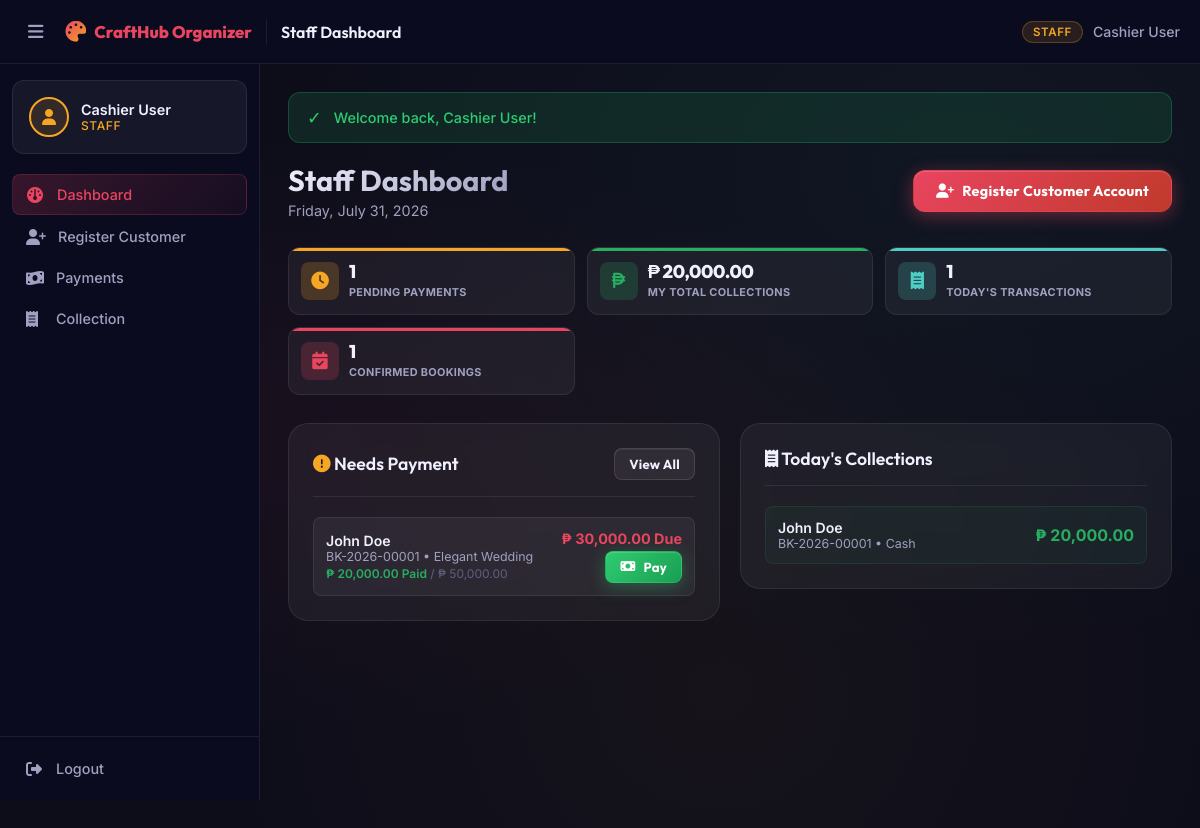
Screenshot of /staff/dashboard.php (signed in) with the database file from the repository.
### tables this page shows
CREATE TABLE IF NOT EXISTS bookings (
    booking_id INT AUTO_INCREMENT PRIMARY KEY,
    booking_reference VARCHAR(50) UNIQUE,
    customer_id INT NOT NULL,
    package_id INT NOT NULL,
    venue_id INT NULL,
    event_date DATE NOT NULL,
    event_time TIME DEFAULT '09:00:00',
    event_type ENUM('Wedding','Birthday','Debut','Christening') NOT NULL DEFAULT 'Wedding',
    guest_count INT DEFAULT 1,
    total_amount DECIMAL(10,2) NOT NULL DEFAULT 0.00,
    amount_paid DECIMAL(10,2) NOT NULL DEFAULT 0.00,
    status ENUM('Pending','Confirmed','Paid','Completed','Cancelled') DEFAULT 'Pending',
    notes TEXT,
    created_at TIMESTAMP DEFAULT CURRENT_TIMESTAMP,
    FOREIGN KEY (customer_id) REFERENCES users(user_id) ON DELETE CASCADE,
    FOREIGN KEY (package_id) REFERENCES packages(package_id) ON DELETE CASCADE,
    FOREIGN KEY (venue_id) REFERENCES venues(venue_id) ON DELETE SET NULL
);

CREATE TABLE IF NOT EXISTS users (
    user_id INT AUTO_INCREMENT PRIMARY KEY,
    name VARCHAR(100) NOT NULL,
    email VARCHAR(100) UNIQUE NOT NULL,
    password VARCHAR(255) NOT NULL,
    contact_no VARCHAR(20),
    address TEXT,
    ip_address VARCHAR(45) NULL,                            
    role ENUM('customer','staff','cashier','admin') DEFAULT 'customer',
    security_question VARCHAR(255),
    security_answer_hash VARCHAR(255),
    status ENUM('active','inactive') DEFAULT 'active',
    created_at TIMESTAMP DEFAULT CURRENT_TIMESTAMP
);

CREATE TABLE IF NOT EXISTS packages (
    package_id INT AUTO_INCREMENT PRIMARY KEY,
    package_name VARCHAR(100) NOT NULL,
    event_type ENUM('Wedding','Birthday','Debut','Christening') NOT NULL,
    base_price DECIMAL(10,2) NOT NULL,
    max_slots INT NOT NULL DEFAULT 5,                       
    description TEXT,
    status ENUM('active','inactive') DEFAULT 'active'
);

CREATE TABLE IF NOT EXISTS payments (
    payment_id INT AUTO_INCREMENT PRIMARY KEY,
    booking_id INT NOT NULL,
    cashier_id INT NOT NULL,
    amount_paid DECIMAL(10,2) NOT NULL,
    payment_type ENUM('downpayment','full','balance') NOT NULL DEFAULT 'full',
    payment_method VARCHAR(50) DEFAULT 'cash',
    reference_no VARCHAR(100),
    or_number VARCHAR(50) UNIQUE NOT NULL,
    notes TEXT,
    payment_date TIMESTAMP DEFAULT CURRENT_TIMESTAMP,
    FOREIGN KEY (booking_id) REFERENCES bookings(booking_id) ON DELETE CASCADE,
    FOREIGN KEY (cashier_id) REFERENCES users(user_id) ON DELETE CASCADE
);

### includes/auth.php (called while the page is built, shortened)
<?php
function getCurrentUser(): ?array {
    $db   = getDB();
    $stmt = $db->prepare("SELECT *, user_id AS id, contact_no AS phone FROM users WHERE user_id = ? AND status = 'active'");
    $stmt->execute([$_SESSION['user_id']]);
    return $stmt->fetch() ?: null;
}

### staff/dashboard.php (the view, shortened to what this page needs)
<?php
require_once __DIR__ . '/../includes/header.php';
$user  = getCurrentUser();
$stats = getDashboardStats('staff', $user['id']);
$db    = getDB();
$stmt = $db->query("
    SELECT b.*, b.booking_id AS id, u.name AS customer_name, p.package_name AS package_name,
           (SELECT COALESCE(SUM(amount_paid),0) FROM payments WHERE booking_id = b.booking_id) AS calc_paid
    FROM bookings b
    JOIN users u ON b.customer_id = u.user_id
    JOIN packages p ON b.package_id = p.package_id
    WHERE b.status NOT IN ('Paid','Cancelled')
    ORDER BY b.created_at DESC LIMIT 8
");
$pendingPayments = $stmt->fetchAll();
$todayStmt = $db->prepare("
    SELECT py.*, py.payment_id AS id, u.name AS customer_name
    FROM payments py
    JOIN bookings b ON py.booking_id = b.booking_id
    JOIN users u ON b.customer_id = u.user_id
    WHERE py.cashier_id = ? AND DATE(py.payment_date) = CURDATE()
    ORDER BY py.payment_date DESC
");
$userId = $user['user_id'] ?? $user['id'];
$todayStmt->execute([$userId]);
$todayPayments = $todayStmt->fetchAll();
?>
<?php require_once __DIR__ . '/../includes/navbar.php'; ?>
<div class="page-header">
    <div>
        <h1>Staff Dashboard</h1>
        <p><?= date('l, F j, Y') ?></p>
    </div>
    <a href="<?= APP_URL ?>/staff/customers.php" class="btn btn-primary">
        <i class="fa-solid fa-user-plus"></i> Register Customer Account
    </a>
</div>
<div class="stats-grid">
    <div class="stat-card" style="--stat-color:#f5a623;">
        <div class="stat-icon" style="background:rgba(245,166,35,0.2);color:#f5a623;">
            <i class="fa-solid fa-clock"></i>
        </div>
        <div class="stat-info">
            <div class="stat-value"><?= $stats['pending_payments'] ?></div>
            <div class="stat-label">Pending Payments</div>
        </div>
    </div>
    <div class="stat-card" style="--stat-color:#27ae60;">
        <div class="stat-icon" style="background:rgba(39,174,96,0.2);color:#27ae60;">
            <i class="fa-solid fa-peso-sign"></i>
        </div>
        <div class="stat-info">
            <div class="stat-value"><?= formatCurrency($stats['total_collected']) ?></div>
            <div class="stat-label">My Total Collections</div>
        </div>
    </div>
    <div class="stat-card" style="--stat-color:#4ecdc4;">
        <div class="stat-icon" style="background:rgba(78,205,196,0.2);color:#4ecdc4;">
            <i class="fa-solid fa-receipt"></i>
        </div>
        <div class="stat-info">
            <div class="stat-value"><?= $stats['today_payments'] ?></div>
            <div class="stat-label">Today's Transactions</div>
        </div>
    </div>
    <div class="stat-card" style="--stat-color:#e94560;">
        <div class="stat-icon" style="background:rgba(233,69,96,0.2);color:#e94560;">
            <i class="fa-solid fa-calendar-check"></i>
        </div>
        <div class="stat-info">
            <div class="stat-value"><?= $stats['confirmed_bookings'] ?></div>
            <div class="stat-label">Confirmed Bookings</div>
        </div>
    </div>
</div>
<div class="grid-2" style="align-items:start;">
    <div class="card">
        <div class="card-header">
            <h2 class="card-title"><i class="fa-solid fa-circle-exclamation" style="color:var(--accent-gold);"></i> Needs Payment</h2>
            <a href="<?= APP_URL ?>/staff/payments.php" class="btn btn-secondary btn-sm">View All</a>
        </div>
        <?php if (empty($pendingPayments)): ?>
            <div class="empty-state" style="padding:30px;">
                <i class="fa-solid fa-circle-check" style="color:var(--accent-teal);"></i>
                <p>All payments are up to date!</p>
            </div>
        <?php else: ?>
            <div style="display:flex;flex-direction:column;gap:10px;">
                <?php foreach ($pendingPayments as $b):
                    $totAmt  = (float)($b['total_amount'] ?? 0);
                    $amtPaid = (float)($b['calc_paid'] > 0 ? $b['calc_paid'] : ($b['amount_paid'] ?? 0));
                    $balance = max(0.0, $totAmt - $amtPaid);
                ?>
                <div style="display:flex;justify-content:space-between;align-items:center;padding:12px;background:var(--bg-card);border-radius:var(--radius-sm);border:1px solid var(--border-color);">
                    <div>
                        <div style="font-size:0.88rem;font-weight:600;"><?= htmlspecialchars($b['customer_name']) ?></div>
                        <div style="font-size:0.78rem;color:var(--text-secondary);"><?= htmlspecialchars(getBookingRef($b)) ?> • <?= htmlspecialchars($b['package_name']) ?></div>
                        <div style="font-size:0.75rem;margin-top:2px;">
                            <span style="color:#27ae60;font-weight:600;"><?= formatCurrency($amtPaid) ?> Paid</span>
                            <span style="color:var(--text-muted);">/ <?= formatCurrency($totAmt) ?></span>
                        </div>
                    </div>
                    <div style="text-align:right;display:flex;flex-direction:column;align-items:flex-end;gap:4px;">
                        <div style="color:var(--accent-red);font-weight:700;font-size:0.9rem;"><?= formatCurrency($balance) ?> Due</div>
                        <a href="<?= APP_URL ?>/staff/process_payment.php?id=<?= $b['id'] ?>" class="btn btn-success btn-sm">
                            <i class="fa-solid fa-money-bill"></i> Pay
                        </a>
                    </div>
                </div>
                <?php endforeach; ?>
            </div>
        <?php endif; ?>
    </div>
    <div class="card">
        <div class="card-header">
            <h2 class="card-title"><i class="fa-solid fa-receipt"></i> Today's Collections</h2>
        </div>
        <?php if (empty($todayPayments)): ?>
            <div class="empty-state" style="padding:30px;">
                <i class="fa-solid fa-coins"></i>
                <p>No collections recorded today yet.</p>
            </div>
        <?php else: ?>
            <div style="display:flex;flex-direction:column;gap:10px;">
                <?php foreach ($todayPayments as $py): ?>
                <div style="display:flex;justify-content:space-between;align-items:center;padding:12px;background:rgba(39,174,96,0.05);border-radius:var(--radius-sm);border:1px solid rgba(39,174,96,0.15);">
                    <div>
                        <div style="font-size:0.88rem;font-weight:600;"><?= htmlspecialchars($py['customer_name']) ?></div>
                        <div style="font-size:0.78rem;color:var(--text-secondary);"><?= htmlspecialchars(getBookingRef($py)) ?> • <?= ucwords(str_replace('_',' ', $py['payment_method'] ?? 'cash')) ?></div>
                    </div>
                    <div style="color:#27ae60;font-weight:700;"><?= formatCurrency($py['amount_paid']) ?></div>
                </div>
                <?php endforeach; ?>
            </div>
        <?php endif; ?>
    </div>
</div>
<?php require_once __DIR__ . '/../includes/footer.php'; ?>

### rows the page displays
bookings: customer.name "John Doe", booking_reference "BK-2026-00001", package.package_name "Elegant Wedding", amtPaid "₱ 20,000.00", total_amount "₱ 50,000.00", balance "₱ 30,000.00"
payments: users.name "John Doe", booking "BK-2026-00001", payment_method "Cash", amount_paid "₱ 20,000.00"

### other values shown
$_SESSION['user_name'] "Cashier User"
$roleLabel "STAFF"
$link['label'] "Dashboard"
$link['label'] "Register Customer"
$link['label'] "Payments"
$link['label'] "Collection"
APP_NAME "CraftHub Organizer"
explode(' | ', $pageTitle)[0] "Staff Dashboard"
$icon "✓"
$message "Welcome back, Cashier User!"
$stats['pending_payments'] "1"
formatCurrency($stats['total_collected']) "₱ 20,000.00"
$stats['today_payments'] "1"
$stats['confirmed_bookings'] "1"
